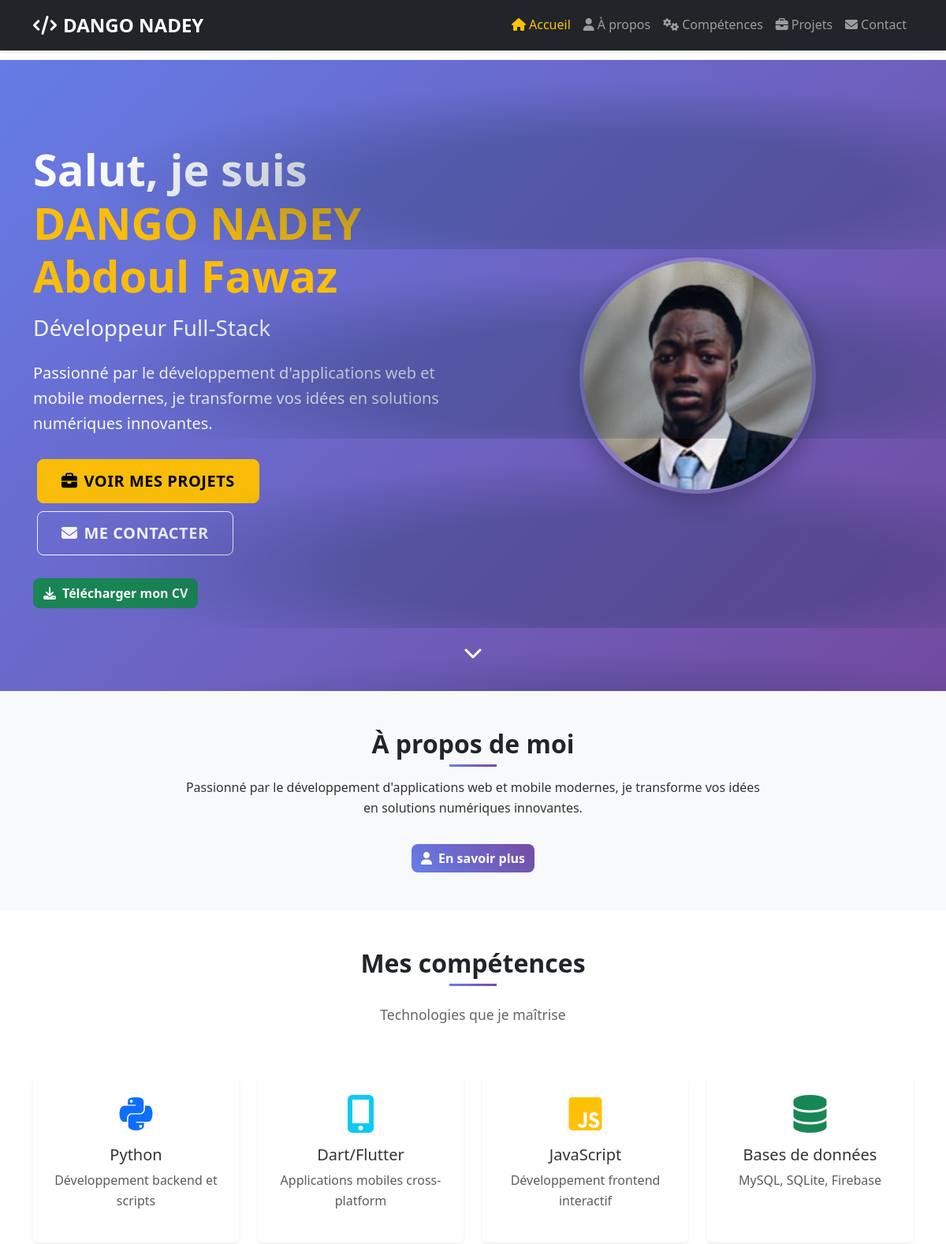
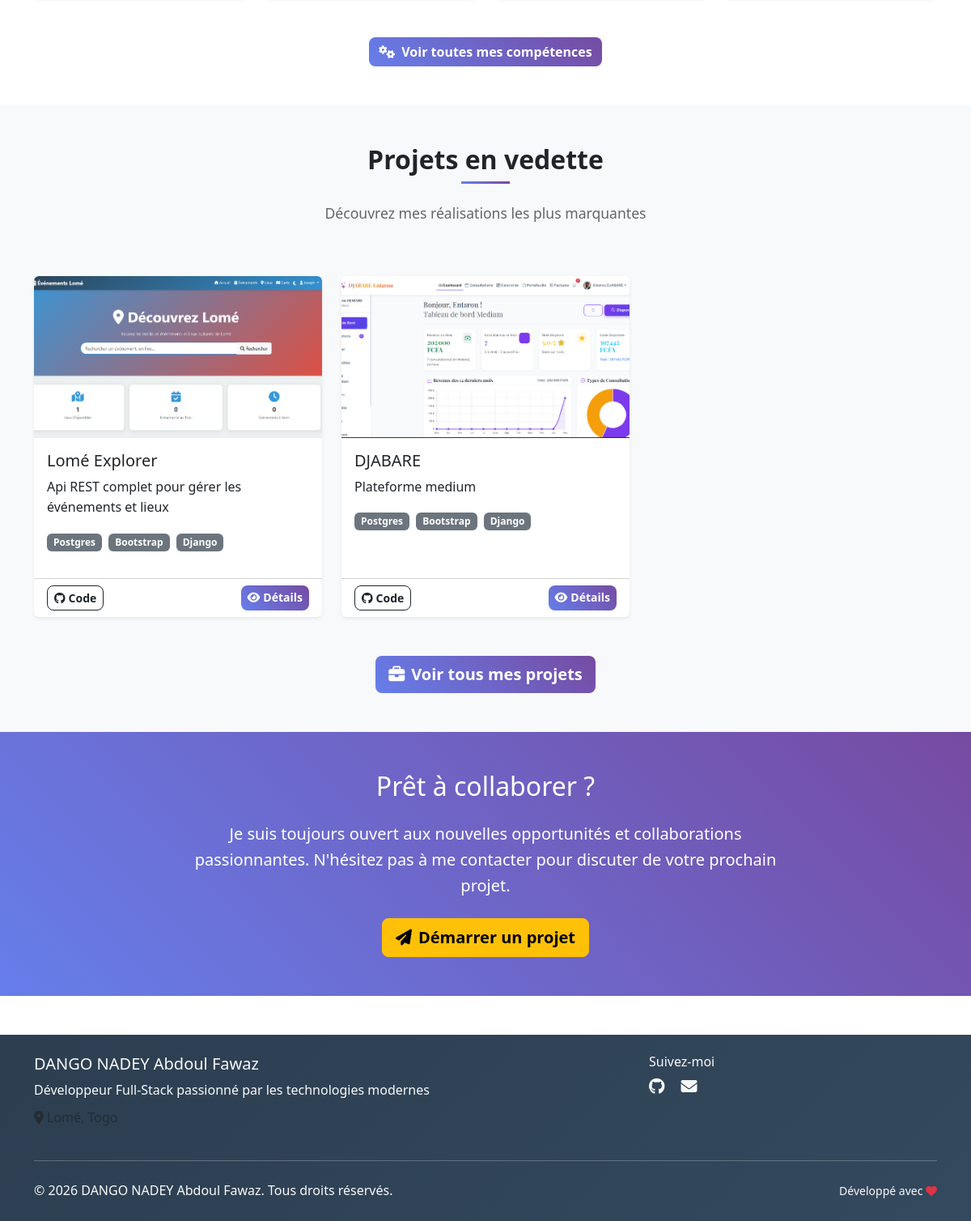
The page / on the database its author committed (2 pictures, top to bottom).
### main/models.py (models this page shows, shortened)
class Profile(models.Model):
    name = models.CharField(max_length=100, default="DANGO NADEY Abdoul Fawaz")
    title = models.CharField(max_length=200, default="Développeur Full-Stack")
    email = models.EmailField()
    phone = models.CharField(max_length=20, blank=True)
    location = models.CharField(max_length=100, blank=True)
    bio = RichTextField()
    cv_file = models.FileField(upload_to='cv/', blank=True, null=True)
    profile_image = models.ImageField(upload_to='profile/', blank=True, null=True)
    github_url = models.URLField(blank=True)
    linkedin_url = models.URLField(blank=True)
    twitter_url = models.URLField(blank=True)
    portfolio_url = models.URLField(blank=True)
    created_at = models.DateTimeField(auto_now_add=True)
    updated_at = models.DateTimeField(auto_now=True)
    class Meta:
        verbose_name = "Profil"
        verbose_name_plural = "Profils"

class Project(models.Model):
    STATUS_CHOICES = [
        ('completed', 'Terminé'),
        ('in_progress', 'En cours'),
        ('planned', 'Planifié'),
    ]
    title = models.CharField(max_length=200)
    description = RichTextField()
    short_description = models.TextField(max_length=300)
    image = models.ImageField(upload_to='projects/')
    github_url = models.URLField(blank=True)
    live_url = models.URLField(blank=True)
    status = models.CharField(max_length=20, choices=STATUS_CHOICES, default='completed')
    technologies = models.ManyToManyField(Skill, related_name='projects')
    featured = models.BooleanField(default=False)
    start_date = models.DateField()
    end_date = models.DateField(null=True, blank=True)
    created_at = models.DateTimeField(auto_now_add=True)
    updated_at = models.DateTimeField(auto_now=True)
    class Meta:
        verbose_name = "Projet"
        verbose_name_plural = "Projets"
        ordering = ['-created_at']

class Skill(models.Model):
    SKILL_TYPES = [
        ('language', 'Langage de programmation'),
        ('framework', 'Framework'),
        ('database', 'Base de données'),
        ('tool', 'Outil'),
        ('other', 'Autre'),
    ]
    name = models.CharField(max_length=100)
    skill_type = models.CharField(max_length=20, choices=SKILL_TYPES)
    proficiency = models.IntegerField(default=50, help_text="Niveau de maîtrise (0-100)")
    icon = models.CharField(max_length=100, blank=True, help_text="Classe CSS pour l'icône")
    class Meta:
        verbose_name = "Compétence"
        verbose_name_plural = "Compétences"
        ordering = ['skill_type', 'name']

### main/views.py (the view)
# urls.py: path('', views.home, name='home'),
def home(request):
    try:
        profile = Profile.objects.first()
    except Profile.DoesNotExist:
        profile = None
    featured_projects = Project.objects.filter(featured=True)[:3]
    recent_projects = Project.objects.all()[:6]
    context = {
        'profile': profile,
        'featured_projects': featured_projects,
        'recent_projects': recent_projects,
    }
    return render(request, 'index.html', context)

### templates/index.html (shortened to what this page needs)
{% extends 'base.html' %}
{% load static %}
{% block content %}
<section class="hero-section d-flex align-items-center min-vh-100" style="background: linear-gradient(135deg, #667eea 0%, #764ba2 100%);">
    <div class="container">
        <div class="row align-items-center">
            <div class="col-lg-6" data-aos="fade-right">
                <div class="hero-content text-white">
                    <h1 class="display-4 fw-bold mb-3">
                        Salut, je suis<br>
                        <span class="text-warning">{{ profile.name|default:"DANGO NADEY Abdoul Fawaz" }}</span>
                    </h1>
                    <h2 class="h3 mb-4 text-light">{{ profile.title|default:"Développeur Full-Stack" }}</h2>
                    <p class="lead mb-4">
                        Passionné par le développement d'applications web et mobile modernes,
                        je transforme vos idées en solutions numériques innovantes.
                    </p>
                    <div class="hero-buttons">
                        <a href="{% url 'projects' %}" class="btn btn-warning btn-lg me-3">
                            <i class="fas fa-briefcase me-2"></i>Voir mes projets
                        </a>
                        <a href="{% url 'contact' %}" class="btn btn-outline-light btn-lg">
                            <i class="fas fa-envelope me-2"></i>Me contacter
                        </a>
                    </div>
                    {% if profile.cv_file %}
                    <div class="mt-4">
                        <a href="{% url 'download_cv' %}" class="btn btn-success">
                            <i class="fas fa-download me-2"></i>Télécharger mon CV
                        </a>
                    </div>
                    {% endif %}
                </div>
            </div>
            <div class="col-lg-6" data-aos="fade-left">
                <div class="hero-image text-center">
                    {% if profile.profile_image %}
                        <img src="{{ profile.profile_image.url }}"
                             alt="{{ profile.name }}"
                             class="img-fluid rounded-circle profile-img">
                    {% else %}
                        <div class="profile-placeholder">
                            <i class="fas fa-user-circle fa-10x text-white"></i>
                        </div>
                    {% endif %}
                </div>
            </div>
        </div>
    </div>
    <div class="scroll-indicator">
        <a href="#about-preview" class="scroll-down">
            <i class="fas fa-chevron-down"></i>
        </a>
    </div>
</section>
<section id="about-preview" class="py-5 bg-light">
    <div class="container">
        <div class="row">
            <div class="col-lg-8 mx-auto text-center" data-aos="fade-up">
                <h2 class="section-title mb-4">À propos de moi</h2>
                {% if profile.bio %}
                    <div class="bio-preview">{{ profile.bio|safe|truncatewords:50 }}</div>
                {% else %}
                    <p class="lead">
                        Développeur full-stack avec une expertise en Python, Django, Flutter et technologies web modernes.
                        Passionné par la création d'applications performantes et l'expérience utilisateur.
                    </p>
                {% endif %}
                <a href="{% url 'about' %}" class="btn btn-primary mt-3">
                    <i class="fas fa-user me-2"></i>En savoir plus
                </a>
            </div>
        </div>
    </div>
</section>
<section class="py-5">
    <div class="container">
        <div class="row">
            <div class="col-12 text-center mb-5" data-aos="fade-up">
                <h2 class="section-title">Mes compétences</h2>
                <p class="section-subtitle">Technologies que je maîtrise</p>
            </div>
        </div>
        <div class="row">
            <div class="col-lg-3 col-md-6 mb-4" data-aos="zoom-in" data-aos-delay="100">
                <div class="skill-card text-center p-4 bg-white shadow-sm rounded">
                    <i class="fab fa-python fa-3x text-primary mb-3"></i>
                    <h5>Python</h5>
                    <p class="text-muted">Développement backend et scripts</p>
                </div>
            </div>
            <div class="col-lg-3 col-md-6 mb-4" data-aos="zoom-in" data-aos-delay="200">
                <div class="skill-card text-center p-4 bg-white shadow-sm rounded">
                    <i class="fas fa-mobile-alt fa-3x text-info mb-3"></i>
                    <h5>Dart/Flutter</h5>
                    <p class="text-muted">Applications mobiles cross-platform</p>
                </div>
            </div>
            <div class="col-lg-3 col-md-6 mb-4" data-aos="zoom-in" data-aos-delay="300">
                <div class="skill-card text-center p-4 bg-white shadow-sm rounded">
                    <i class="fab fa-js-square fa-3x text-warning mb-3"></i>
                    <h5>JavaScript</h5>
                    <p class="text-muted">Développement frontend interactif</p>
                </div>
            </div>
            <div class="col-lg-3 col-md-6 mb-4" data-aos="zoom-in" data-aos-delay="400">
                <div class="skill-card text-center p-4 bg-white shadow-sm rounded">
                    <i class="fas fa-database fa-3x text-success mb-3"></i>
                    <h5>Bases de données</h5>
                    <p class="text-muted">MySQL, SQLite, Firebase</p>
                </div>
            </div>
        </div>
        <div class="text-center mt-4" data-aos="fade-up">
            <a href="{% url 'skills' %}" class="btn btn-primary">
                <i class="fas fa-cogs me-2"></i>Voir toutes mes compétences
            </a>
        </div>
    </div>
</section>
{% if featured_projects %}
<section class="py-5 bg-light">
    <div class="container">
        <div class="row">
            <div class="col-12 text-center mb-5" data-aos="fade-up">
                <h2 class="section-title">Projets en vedette</h2>
                <p class="section-subtitle">Découvrez mes réalisations les plus marquantes</p>
            </div>
        </div>
        <div class="row">
            {% for project in featured_projects %}
            <div class="col-lg-4 col-md-6 mb-4" data-aos="fade-up" data-aos-delay="{{ forloop.counter|add:100 }}">
                <div class="project-card card h-100 shadow-sm">
                    {% if project.image %}
                    <img src="{{ project.image.url }}"
                         class="card-img-top project-img"
                         alt="{{ project.title }}">
                    {% endif %}
                    <div class="card-body">
                        <h5 class="card-title">{{ project.title }}</h5>
                        <p class="card-text">{{ project.short_description }}</p>
                        <div class="project-tech mb-3">
                            {% for tech in project.technologies.all|slice:":3" %}
                                <span class="badge bg-secondary me-1">{{ tech.name }}</span>
                            {% endfor %}
                        </div>
                    </div>
                    <div class="card-footer bg-transparent">
                        <div class="d-flex justify-content-between">
                            {% if project.github_url %}
                            <a href="{{ project.github_url }}" target="_blank" class="btn btn-outline-dark btn-sm">
                                <i class="fab fa-github me-1"></i>Code
                            </a>
                            {% endif %}
                            <a href="{% url 'project_detail' project.pk %}" class="btn btn-primary btn-sm">
                                <i class="fas fa-eye me-1"></i>Détails
                            </a>
                        </div>
                    </div>
                </div>
            </div>
            {% endfor %}
        </div>
        <div class="text-center mt-4" data-aos="fade-up">
            <a href="{% url 'projects' %}" class="btn btn-primary btn-lg">
                <i class="fas fa-briefcase me-2"></i>Voir tous mes projets
            </a>
        </div>
    </div>
</section>
{% endif %}
<section class="py-5" style="background: linear-gradient(45deg, #667eea 0%, #764ba2 100%);">
    <div class="container">
        <div class="row">
            <div class="col-lg-8 mx-auto text-center text-white" data-aos="fade-up">
                <h2 class="mb-4">Prêt à collaborer ?</h2>
                <p class="lead mb-4">
                    Je suis toujours ouvert aux nouvelles opportunités et collaborations passionnantes.
                    N'hésitez pas à me contacter pour discuter de votre prochain projet.
                </p>
                <a href="{% url 'contact' %}" class="btn btn-warning btn-lg">
                    <i class="fas fa-paper-plane me-2"></i>Démarrer un projet
                </a>
            </div>
        </div>
    </div>
</section>
{% endblock %}

### static/css/style.css (style rules this page uses)
:root { --primary-color: #667eea; --secondary-color: #764ba2; --warning-color: #ffc107; --dark-color: #212529; --light-color: #f8f9fa; --font-family: 'Segoe UI', Tahoma, Geneva, Verdana, sans-serif; }
body { font-family: var(--font-family); line-height: 1.6; color: #333; scroll-behavior: smooth; }
.hero-section { position: relative; overflow: hidden; }
.hero-section::before { content: ''; position: absolute; top: 0; left: 0; right: 0; bottom: 0; opacity: 0.3; }
.profile-img { width: 300px; height: 300px; object-fit: cover; border: 5px solid rgba(255,255,255,0.2); box-shadow: 0 10px 30px rgba(0,0,0,0.3); }
.hero-buttons .btn { margin: 5px; padding: 12px 30px; font-weight: 600; text-transform: uppercase; letter-spacing: 0.5px; transition: all 0.3s ease; }
.scroll-indicator { position: absolute; bottom: 30px; left: 50%; transform: translateX(-50%); }
.scroll-down { color: white; font-size: 24px; text-decoration: none; animation: bounce 2s infinite; }
.section-title { font-weight: 700; color: var(--dark-color); position: relative; margin-bottom: 2rem; }
.section-title::after { content: ''; position: absolute; bottom: -10px; left: 50%; transform: translateX(-50%); width: 60px; height: 3px; background: linear-gradient(90deg, var(--primary-color), var(--secondary-color)); }
.section-subtitle { color: #666; font-size: 1.1rem; }
.skill-card { transition: all 0.3s ease; height: 100%; }
.skill-card i { transition: all 0.3s ease; }
.project-card { transition: all 0.3s ease; border: none; overflow: hidden; }
.project-img { height: 200px; object-fit: cover; transition: transform 0.3s ease; }
.project-tech .badge { font-size: 0.75rem; padding: 5px 8px; }
.btn { border-radius: 8px; font-weight: 600; transition: all 0.3s ease; }
.btn-primary { background: linear-gradient(45deg, var(--primary-color), var(--secondary-color)); border: none; }
a { transition: all 0.3s ease; }

### rows shown on the page
Profile: name "DANGO NADEY Abdoul Fawaz", title "Développeur Full-Stack", profile_image (picture), bio "Passionné par le développement d'applications web et mobile modernes, je transforme vos idées en solutions numériques innovantes."
Project: image (picture), title "Lomé Explorer", short_description "Api REST complet pour gérer les événements et lieux"
Skill: name "Postgres"
Skill: name "Bootstrap"
Skill: name "Django"
Project: image (picture), title "DJABARE", short_description "Plateforme medium"
